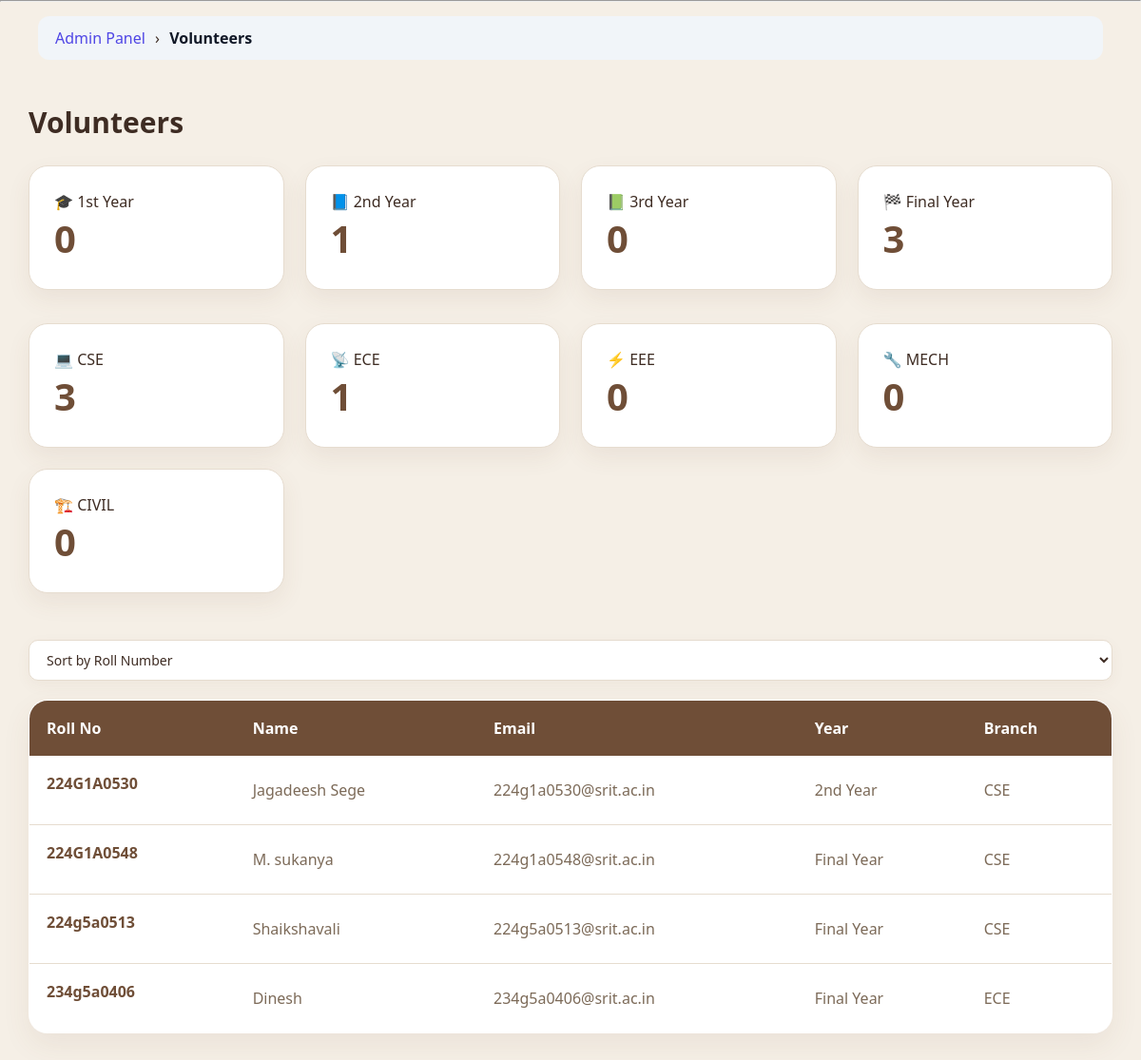
/admin_panel/volunteers/ (signed in), run on an earlier commit of the app's database.
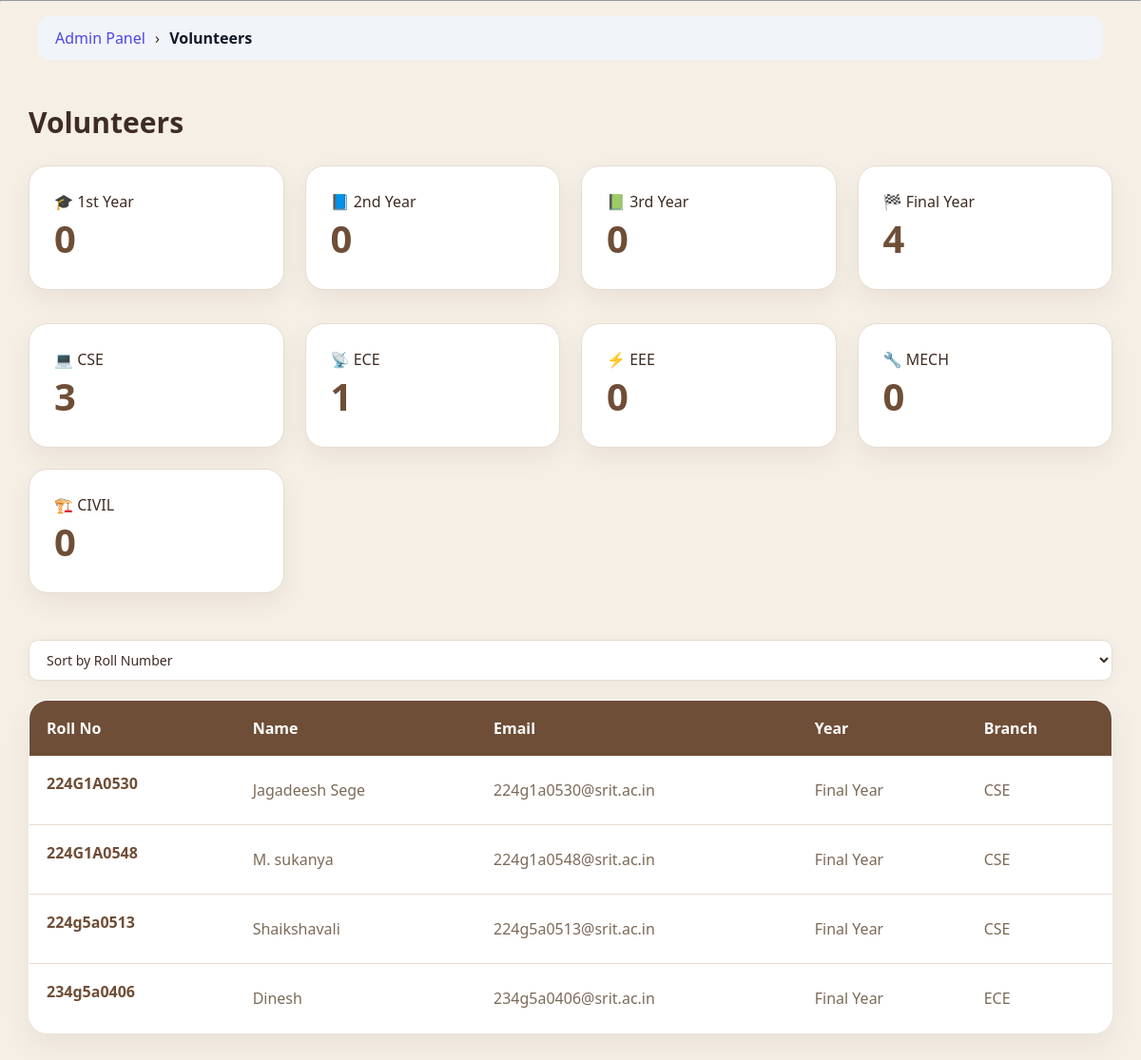
And on a later commit of the database.
### app1/models.py (models this page shows, shortened)
class VolunteerProfile(models.Model):
    user = models.OneToOneField(User, on_delete=models.CASCADE)
    full_name = models.CharField(max_length=100)
    phone = models.CharField(max_length=15)
    student_id = models.CharField(max_length=20)
    department = models.CharField(max_length=20, default="", blank=True)
    year = models.CharField(max_length=20)
    skills = models.TextField(blank=True)
    photo = models.ImageField(upload_to="profiles/", blank=True, null=True)
    cover_photo = models.ImageField(upload_to="covers/", blank=True, null=True)
    rating = models.FloatField(default=0)
    attendance = models.IntegerField(default=0)
    GENDER_CHOICES = (
        ("MALE", "Male"),
        ("FEMALE", "Female"),
        ("OTHER", "Other"),
    )
    gender = models.CharField(
        max_length=10,
        choices=GENDER_CHOICES,
        blank=True
    )

class User(AbstractUser):
    ROLE_CHOICES = (
        ('ADMIN', 'Admin'),
        ('VOLUNTEER', 'Volunteer'),
        ('ORGANIZATION', 'Organization'),
    )
    role = models.CharField(max_length=20, choices=ROLE_CHOICES)

### app1/views.py (the view)
# urls.py: path('admin_panel/volunteers/', views.admin_volunteers, name='admin_volunteers'),
@login_required
def admin_volunteers(request):
    if request.user.role != 'ADMIN':
        return redirect('login')
    volunteers = VolunteerProfile.objects.all()
    def normalize_year(y):
        if "1" in y:
            return "1"
        if "2" in y:
            return "2"
        if "3" in y:
            return "3"
        if "4" in y:
            return "4"
        return None
    for v in volunteers:
        v.norm_year = normalize_year(v.year)
    year_counts = {
        "1": sum(1 for v in volunteers if v.norm_year == "1"),
        "2": sum(1 for v in volunteers if v.norm_year == "2"),
        "3": sum(1 for v in volunteers if v.norm_year == "3"),
        "4": sum(1 for v in volunteers if v.norm_year == "4"),
    }
    branches = ["CSE", "ECE", "EEE", "MECH", "CIVIL"]
    branch_counts = {
        b: VolunteerProfile.objects.filter(department=b).count()
        for b in branches
    }
    sort = request.GET.get("sort", "roll")
    if sort == "name":
        volunteers = sorted(volunteers, key=lambda x: x.full_name.lower())
    else:
        volunteers = sorted(volunteers, key=lambda x: x.student_id)
    return render(request, "admin_panel/volunteers.html", {
        "volunteers": volunteers,
        "year_counts": year_counts,
        "branch_counts": branch_counts,
    })

### app1/templatetags/breadcrumbs.py (called while the page is built)
@register.simple_tag(takes_context=True)
def generate_breadcrumbs(context):
    request = context['request']
    path = request.path.strip('/')
    parts = path.split('/')
    breadcrumbs = []
    url = ""
    for part in parts:
        url += "/" + part
        name = part.replace('-', ' ').replace('_', ' ').title()
        if part == "organization":
            breadcrumbs.append(("Organization", reverse("organization_dashboard")))
        elif part == "volunteer":
            breadcrumbs.append(("Volunteer", reverse("volunteer_dashboard")))
        elif part == "admin_panel":
            breadcrumbs.append(("Admin Panel", reverse("admin_dashboard")))
        elif part == "service" or part.isdigit():
            breadcrumbs.append(("", reverse("organization_dashboard")))
        else:
            breadcrumbs.append((name, url + "/"))
    return breadcrumbs

### app1/templates/admin_panel/volunteers.html (shortened to what this page needs)
{% extends "base.html" %}
{% block content %}
<div class="page">
<h1>Volunteers</h1>
<div class="cards">
    <div class="card year-1 year-card" data-year="1st Year">🎓 1st Year<div class="count">{{ year_counts.1 }}</div></div>
    <div class="card year-2 year-card" data-year="2nd Year">📘 2nd Year<div class="count">{{ year_counts.2 }}</div></div>
    <div class="card year-3 year-card" data-year="3rd Year">📗 3rd Year<div class="count">{{ year_counts.3 }}</div></div>
    <div class="card year-4 year-card" data-year="4th Year">🏁 Final Year<div class="count">{{ year_counts.4 }}</div></div>
</div>
<div class="cards">
    <div class="card branch-card branch-cse" data-branch="CSE">💻 CSE<div class="count">{{ branch_counts.CSE }}</div></div>
    <div class="card branch-card branch-ece" data-branch="ECE">📡 ECE<div class="count">{{ branch_counts.ECE }}</div></div>
    <div class="card branch-card branch-eee" data-branch="EEE">⚡ EEE<div class="count">{{ branch_counts.EEE }}</div></div>
    <div class="card branch-card branch-mech" data-branch="MECH">🔧 MECH<div class="count">{{ branch_counts.MECH }}</div></div>
    <div class="card branch-card branch-civil" data-branch="CIVIL">🏗️ CIVIL<div class="count">{{ branch_counts.CIVIL }}</div></div>
</div>
<div class="controls">
<select id="sortSelect">
    <option value="roll">Sort by Roll Number</option>
</select>
</div>
<table id="volunteerTable">
<thead>
<tr>
<th>Roll No</th>
<th>Name</th>
<th>Email</th>
<th>Year</th>
<th>Branch</th>
</tr>
</thead>
<tbody>
{% for v in volunteers %}
<tr data-year="{{ v.year }}" data-branch="{{ v.department }}">
    <td>
        <div class="org">
            <a href="{% url 'public_volunteer_profile' v.id %}"> {{ v.student_id }}</a>
        </div></td>
<td>{{ v.full_name }}</td>
<td>{{ v.user.email }}</td>
<td>{% if v.year == "4th Year" %}Final Year{% else %}{{ v.year }}{% endif %}</td>
<td>{{ v.department }}</td>
</tr>
{% empty %}
<tr id="emptyRow"><td colspan="5" class="empty">No volunteers found</td></tr>
{% endfor %}
</tbody>
</table>
</div>
{% endblock %}

What changed in the data, as far as the page shows it:
changed VolunteerProfile "Jagadeesh Sege": year "2nd Year" → (not shown); now shows "Final Year"
Also different on the page:
{{ year_counts.2 }}: "1" → "0"
{{ year_counts.4 }}: "3" → "4"
